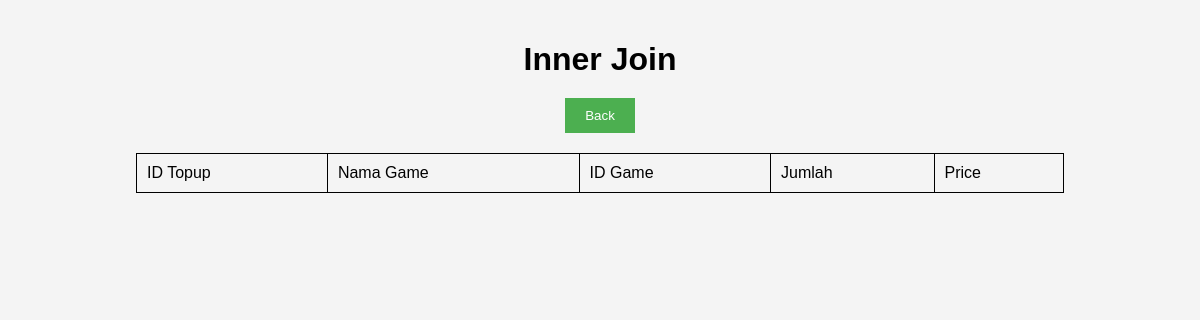
Page /Admin/admin/Innerjoin.php on the earlier database version.
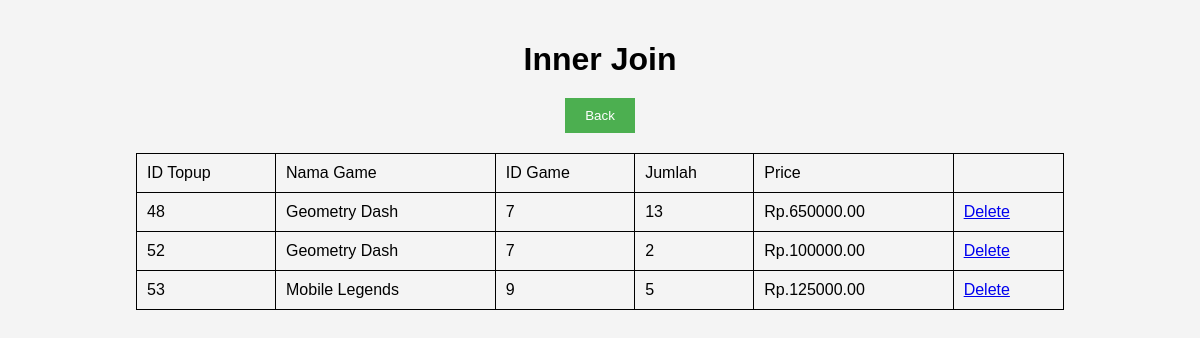
Same page on the later database version.
### tables this page shows
CREATE TABLE `topup` (
  `ID_TOPUP` int(11) NOT NULL,
  `Nama` varchar(255) DEFAULT NULL,
  `User_ID` int(250) NOT NULL,
  `Email` varchar(250) NOT NULL,
  `Image_path` varchar(255) DEFAULT NULL,
  `Price` decimal(10,2) NOT NULL,
  `Quantity` varchar(10) NOT NULL,
  `Tanggal_Pembelian` date NOT NULL DEFAULT current_timestamp(),
  `ID` int(11) DEFAULT NULL,
  `ID_PIC` int(11) DEFAULT NULL
);

CREATE TABLE `images` (
  `ID_PIC` int(11) NOT NULL,
  `Nama` varchar(255) DEFAULT NULL,
  `rating` varchar(250) NOT NULL,
  `Image_path` varchar(250) DEFAULT NULL,
  `Price` decimal(10,2) NOT NULL
);

### Admin/admin/Innerjoin.php (the view, shortened to what this page needs)
<!DOCTYPE html>
<html lang="en">
<head>
</head>
<body>
    <h1>Inner Join</h1>
    <a href="../nextpage.php"><button>Back</button></a>
    <table>
    <tr>
        <td>ID Topup</td>
        <td>Nama Game</td>
        <td>ID Game</td>
        <td>Jumlah</td>
        <td>Price</td>
    </tr>
    <?php
    include '../../koneksi.php';
    $query = mysqli_query($mysqli, "SELECT topup.ID_TOPUP, images.Nama, images.ID_PIC, topup.Quantity, topup.Price
    From topup
    INNER JOIN images ON topup.ID_PIC = images.ID_PIC") or die(mysqli_error($mysqli));
    while($data = mysqli_fetch_array($query)){
    ?>
    <tr>
        <td><?php echo $data['ID_TOPUP'];?></td>
        <td><?php echo $data['Nama'];?></td>
        <td><?php echo $data['ID_PIC'];?></td>
        <td><?php echo $data['Quantity'];?></td>
        <td><?php echo 'Rp.'.$data['Price'];?></td>
        <td><a href='deletes.php?id = <?php echo $data['ID_TOUP'];?>'>Delete</a></td>
    </tr>
    <?php }?>
    </table>
</body>
</html>

Differences in the rows shown:
added topup: ID_TOPUP "48", ID_PIC.Nama "Geometry Dash", ID_PIC.ID_PIC "7", Quantity "13", Price "650000.00"
added topup: ID_TOPUP "52", ID_PIC.Nama "Geometry Dash", ID_PIC.ID_PIC "7", Quantity "2", Price "100000.00"
added topup: ID_TOPUP "53", ID_PIC.Nama "Mobile Legends", ID_PIC.ID_PIC "9", Quantity "5", Price "125000.00"
